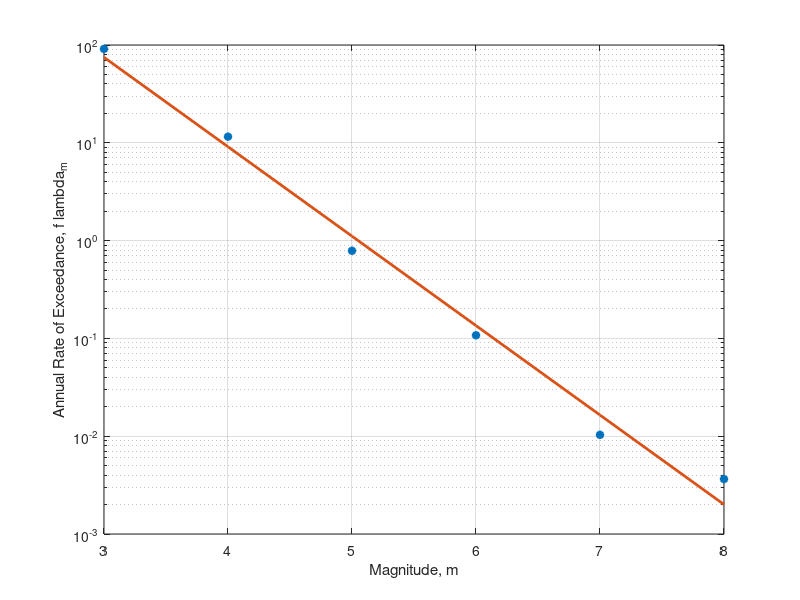

Recreate this plot in MATLAB.

% Gutenberg-Richter

R = 0.757;

Eq = zeros(6,1); 
% Eq is the array of the number of earthquakes with the ff indices:
% 1 - M < 3.5
% 2 - 3.5 < M < 4.5
% 3 - 4.5 < M < 5.5
% 4 - 5.5 < M < 6.5
% 5 - 6.5 < M < 7.5
% 6 - M >= 7.5

% assign the numbers based on the given parameters:
Eq(1) = 35000 + 2000 * R;
Eq(2) = 4400 + 300 * R;
Eq(3) = 300 + 20 * R;
Eq(4) = 40 + 4 * R;
Eq(5) = 3 + 1.5 * R;
Eq(6) = 0.7 + R;

% Total number divided by the period considered:
lambda = Eq ./ 400;

% vector of magnitudes from 2 to 7.5:
m = linspace(3, 8, 6)';

% plot lambda vs m:
semilogy(m, lambda, "*", "Linewidth", 2);
% plot(m, log10(lambda), "*", "Linewidth", 2);
hold on;
grid on;
xlabel("Magnitude, m");
ylabel("Annual Rate of Exceedance, \bf \lambda_{m}");

% solving for the regression function by converting the vectors 
% into their respective matrix forms: y = a - bm
M = ones(6, 2);
M(:,2) = m;

B = (M \ log10(lambda));
a = B(1);
b = B(2);

ax = 4.92677;
bx = -0.98563;

fprintf("a = %f, b = %f\n", a, b);
% plot the regression line:
y = ones(6, 1);
for i = 1 : 6
  y(i) = (a + (b * (m(i))));
end
semilogy(m, 10.^y, "Linewidth", 2);
% fplot(@(s) 10^(a + (b * (s))), [3, 8], "Linewidth", 2);
hold off;
